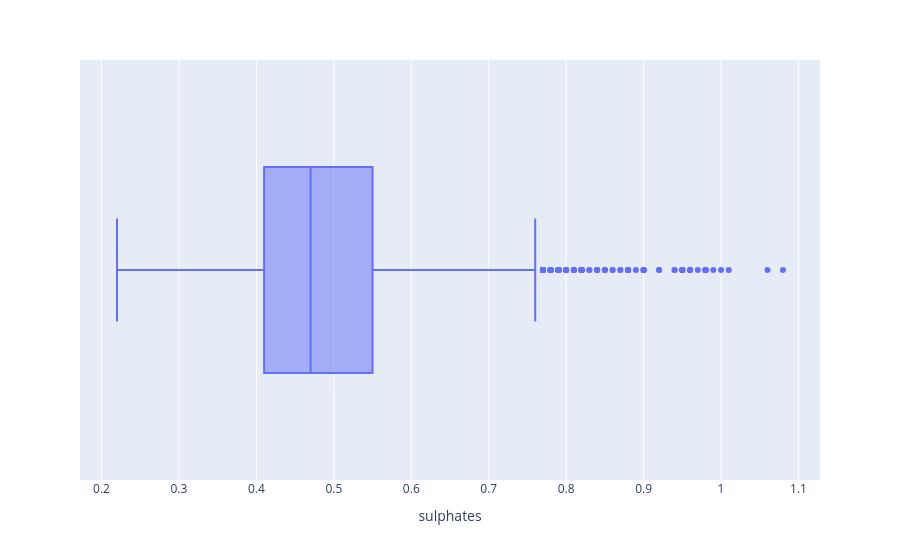

Notebook source saved alongside this figure:
### Code cell
px.box(df,x='sulphates')

### Figure 1 — Plotly figure (JSON) as saved in the notebook; plotly's stock layout.template omitted (floating-point values rounded to 4 significant figures; data arrays with more than 128 entries replaced by an {"elided": "..."} marker saying what was removed)
{"data": [{"alignmentgroup": "True", "hovertemplate": "sulphates=%{x}<extra></extra>", "legendgroup": "", "marker": {"color": "#636efa"}, "name": "", "notched": false, "offsetgroup": "", "orientation": "h", "showlegend": false, "type": "box", "x": {"elided": "4898 float values"}, "x0": " ", "xaxis": "x", "y0": " ", "yaxis": "y"}], "layout": {"boxmode": "group", "legend": {"tracegroupgap": 0}, "margin": {"t": 60}, "xaxis": {"anchor": "y", "domain": [0, 1], "title": {"text": "sulphates"}}, "yaxis": {"anchor": "x", "domain": [0, 1]}}}
